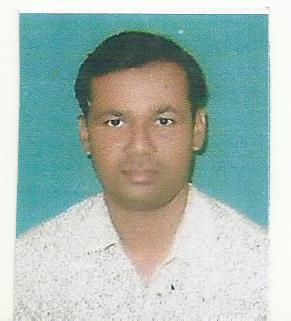
#> input picture python/14.jpg, 291 x 321 px, given in place of the camera
$ python 'object detect motion.py'   (older library calls are emulated)
#> lines starting #> are read from the running program, lines starting #| are printed output that depends on the picture
import cv2,time
video=cv2.VideoCapture(0)
first_frame=None
while True:

    check,frame =video.read()
#> frame is the input picture: shape (321, 291, 3); mean B, G, R 179.5, 185.8, 165.7

    gray=cv2.cvtColor(frame,cv2.COLOR_BGR2GRAY)
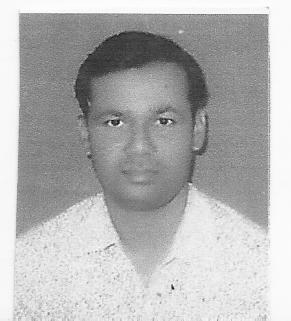
#> gray: shape (321, 291); min 12, max 255, mean 179.1
    gray=cv2.GaussianBlur(gray,(21,21),0)
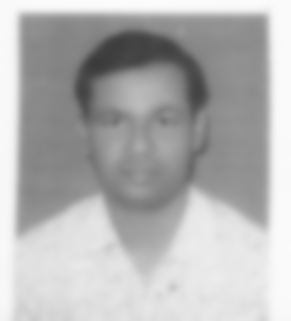
#> gray: shape (321, 291); min 59, max 252, mean 179.1

    if first_frame is None:
        first_frame=gray
        continue
    delta_frame=cv2.absdiff(first_frame,gray)

    thresh_frame=cv2.threshold(delta_frame,30,255,cv2.THRESH_BINARY)[1]
    thresh_frame=cv2.dilate(thresh_frame,None,iterations=2)

    (_,cnts,_)=cv2.findContours(thresh_frame.copy(),cv2.RETR_EXTERNAL,cv2.CHAIN_APPROX_SIMPLE)
    for contour in cnts:
        if cv2.contourArea(contour)<1000:
            continue
        (x,y,w,h)=cv2.boundingRect(contour)
        cv2.rectangle(frame,(x,y),(x+w,y+h),(0,255,0),3)


    print(check)

    print(frame)

    #time.sleep(5)

    cv2.imshow("capturing",gray)
    cv2.imshow("delta",delta_frame)
    cv2.imshow("threshold",thresh_frame)
    cv2.imshow("color",frame)


    key=cv2.waitKey(1)
    if key==ord("q"):
        break


video.release()

cv2.destroyAllWindows()

$ run again, on python/15.jpg
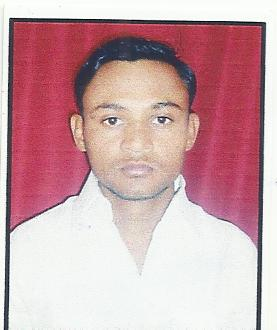
#> input picture python/15.jpg, 277 x 330 px, given in place of the camera
#> frame is the input picture: shape (330, 277, 3); mean B, G, R 170.1, 165.5, 203.7
#> `gray=cv2.cvtColor(frame,cv2.COLOR_BGR2GRAY)`:
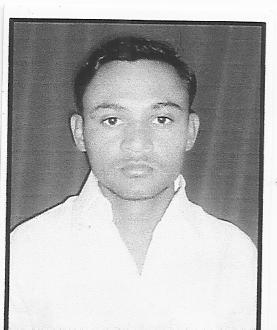
#> gray: shape (330, 277); min 1, max 255, mean 177.4
#> `gray=cv2.GaussianBlur(gray,(21,21),0)`:
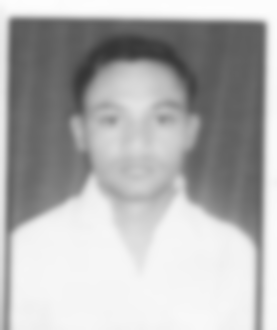
#> gray: shape (330, 277); min 53, max 253, mean 177.4
